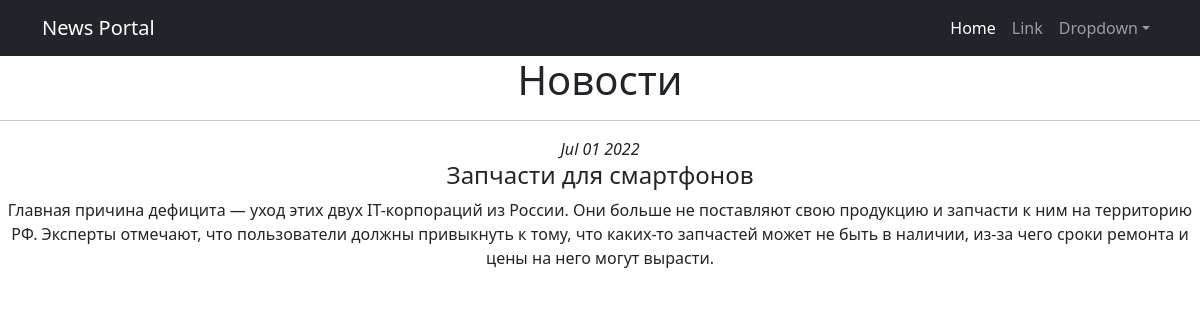
Before: /posts/1 with the older database file.
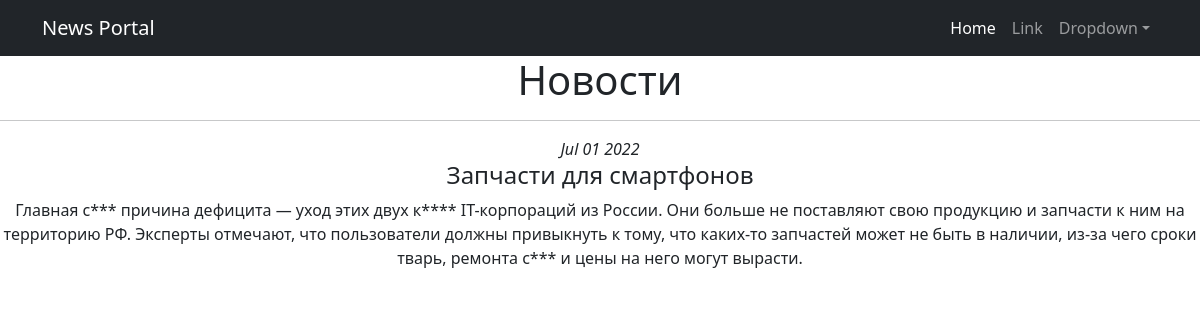
After: the same page with the newer database file.
### news/models.py (models this page shows, shortened)
class Post(models.Model):
    article = 'AR'
    news = 'NW'
    POSTKINDS = [
        (article, 'Статья'),
        (news, 'Новость')
    ]
    author = models.ForeignKey('Author', on_delete=models.CASCADE, related_name='posts')
    category = models.ManyToManyField('Category', through='PostCategory')
    post_kind = models.CharField(max_length=2,
                                 choices=POSTKINDS,
                                 default=article)
    time_create = models.DateTimeField(auto_now=True)
    title = models.CharField(max_length=255)
    text = models.TextField()
    rating = models.IntegerField(default=0)

### news/views.py (the view)
# urls.py: path('<int:pk>', PostDetail.as_view()),
class PostDetail(DetailView):
    model = Post
    template_name = 'post.html'
    context_object_name = 'post'

### news/templatetags/custom_filters.py (called while the page is built)
@register.filter()
def censor(text):
    if not type(text) == str:
        raise ValueError('Filter censor gets strings only.')
    censed_text = ''
    words = re.findall(r'[0-9]+|[A-z]+|[А-я,ё]+|\S| |', text)
    for word in words:
        if word in CENS_WORDS:
            word = word[0] + '*' * (len(word) - 1)
        censed_text += word
    return censed_text

### templates/post.html (shortened to what this page needs)
{% extends 'flatpages/default.html' %}
{% load custom_filters %}
{% block content %}
   <h1>Новости</h1>
   <hr>
    <i>{{ post.time_create|date:'M d Y' }}</i>
    <h4>{{ post.title|censor }}</h4>
        {{ post.text|censor }}
{% endblock content %}

Changed rows visible on the page:
changed Post "Запчасти для смартфонов": text|censor "Главная причина дефицита — уход этих двух IT-корпораций из России. Они больше не поставляют свою продукцию и запчасти к ним на территорию РФ. Эксперты отмечают, что пользователи должны привыкнуть к тому, что каких-то запчастей может не быть в наличии, из-за чего сроки ремонта и цены на него…" → "Главная с*** причина дефицита — уход этих двух к**** IT-корпораций из России. Они больше не поставляют свою продукцию и запчасти к ним на территорию РФ. Эксперты отмечают, что пользователи должны привыкнуть к тому, что каких-то запчастей может не быть в наличии, из-за чего сроки тварь, ремонта с*** и цены на него…"
